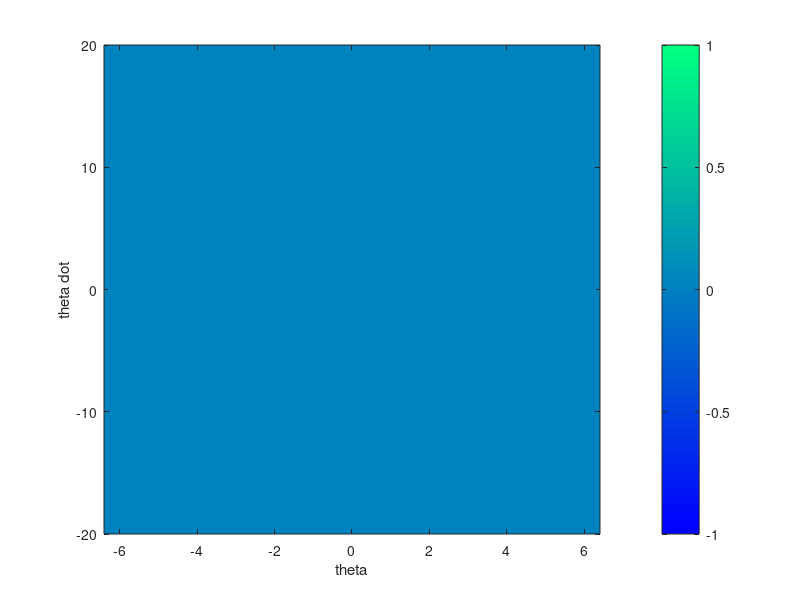

Source code (MATLAB):
% Simulates a simple pendulum and calculates the basin of
% attraction for a given fixed point.
function calc_basin
% pendulum parameters
m=1; g = 9.8;
l = 1; I = m*l*l;
dt = 1e-2;
b = 0;
u = 0;

th_bins = linspace(-2*pi,2*pi,50);
thdot_bins = linspace(-2*g/l,2*g/l,50);
[th,thdot] = ndgrid(th_bins,thdot_bins);
basin = zeros(size(th));
max_iterations = 1e4;

fp = [0 0]'; % this is the fixed point
for i=1:size(th,1)
    for j=1:size(th,2)
       x =  [th(i,j) thdot(i,j)]';
        % simulate the dynamics until they converge/diverge/or hit
        % max_iterations
       for t=1:max_iterations % <=== FILL IN THIS LOOP 
            % run the dynamics...
            
            % check if the state has converged...
            
            % check if the state has diverged...
       end
    end
    if (mod(i,5)==0)
        disp([num2str((i/size(th,1))*1e2),' % done']);
    end
end

imagesc([th(1,1) th(end,1)],[thdot(1,1) thdot(1,end)],basin');
axis xy; colormap('winter');colorbar;
xlabel('theta'); ylabel('theta dot');

    function xdot = dynamics(x,u)
        xdot = [x(2); (u-m*g*l*sin(x(1))-b*x(2))./I];
    end
end